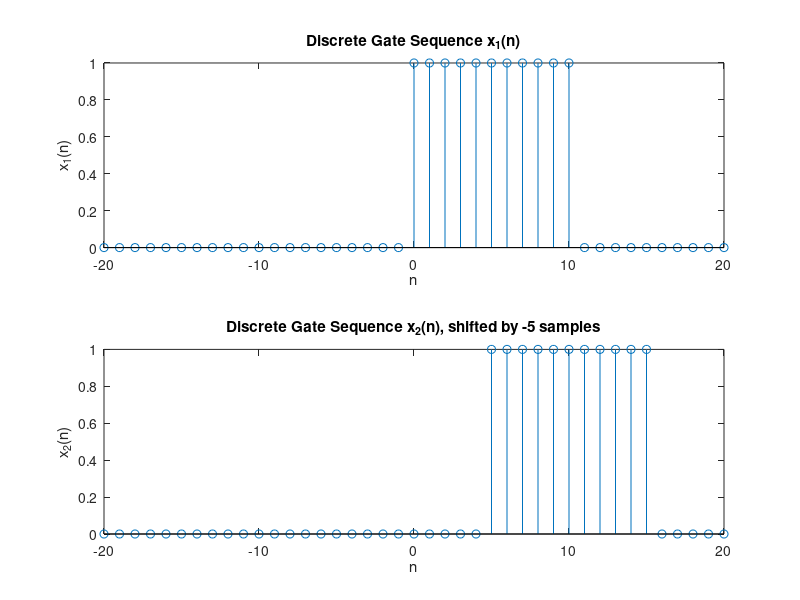
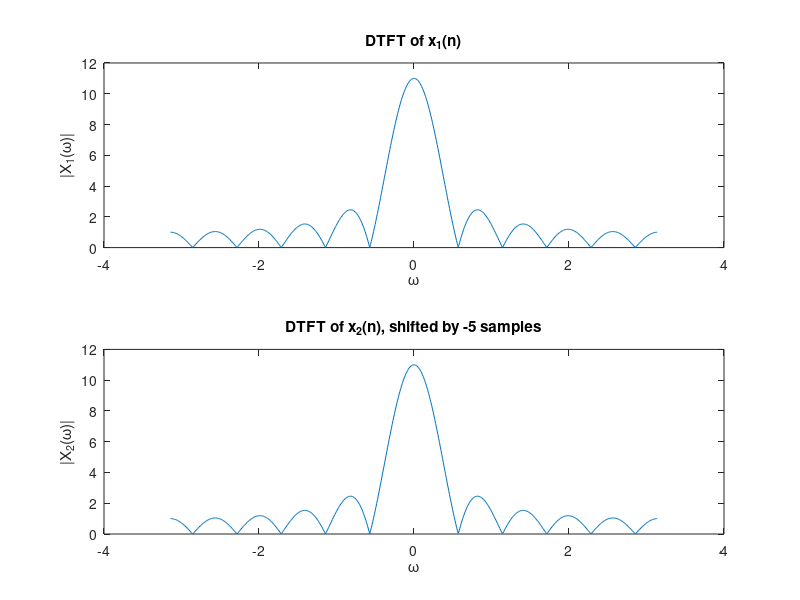
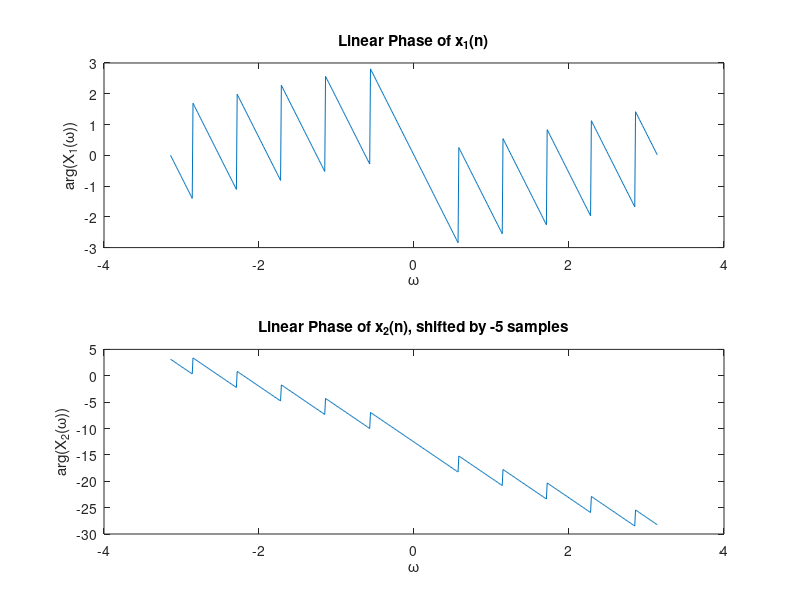

Write MATLAB code to recreate these figures, in order.
% Define signal parameters
n = -20:20;
N = length(n);
x1 = [];
x2 = [];
m = -5; % time shift factor

% Define gate sequence x1(n)
for i = 1:N
    if n(i) >= 0 && n(i) <= 10
        x1(i) = 1;
    else
        x1(i) = 0;
    end
end

% Define time shifted gate sequence x2(n) = x1(n+m)
for i = 1:N
    if (n(i) + m) >= 0 && (n(i) + m) <= 10
        x2(i) = 1;
    else
        x2(i) = 0;
    end
end

% Plot gate sequences
figure;
subplot(2,1,1);
stem(n,x1);
xlabel('n');
ylabel('x_1(n)');
title('Discrete Gate Sequence x_1(n)');

subplot(2,1,2);
stem(n,x2);
xlabel('n');
ylabel('x_2(n)');
title(['Discrete Gate Sequence x_2(n), shifted by ' num2str(m) ' samples']);

% Define frequency range for DTFT
omega_x = -pi:0.01:pi;
L = length(omega_x);
X1 = zeros(1, L);
X2 = zeros(1, L);

% Calculate DTFT of gate sequences
for k = 1:L
    for i = 1:N
        X1(k) = X1(k) + x1(i) * exp(-1j*omega_x(k)*n(i));
        X2(k) = X2(k) + x2(i) * exp(-1j*omega_x(k)*n(i));
    end
end

% Plot magnitude and phase of DTFTs
figure;
subplot(2,1,1);
plot(omega_x, abs(X1));
xlabel('\omega');
ylabel('|X_1(\omega)|');
title('DTFT of x_1(n)');

subplot(2,1,2);
plot(omega_x, abs(X2));
xlabel('\omega');
ylabel('|X_2(\omega)|');
title(['DTFT of x_2(n), shifted by ' num2str(m) ' samples']);

% Calculate linear phase of DTFTs
phi_X1 = unwrap(angle(X1));
phi_X2 = unwrap(angle(X2));

% Plot linear phase of DTFTs
figure;
subplot(2,1,1);
plot(omega_x, phi_X1);
xlabel('\omega');
ylabel('arg(X_1(\omega))');
title('Linear Phase of x_1(n)');

subplot(2,1,2);
plot(omega_x, phi_X2);
xlabel('\omega');
ylabel('arg(X_2(\omega))');
title(['Linear Phase of x_2(n), shifted by ' num2str(m) ' samples']);
